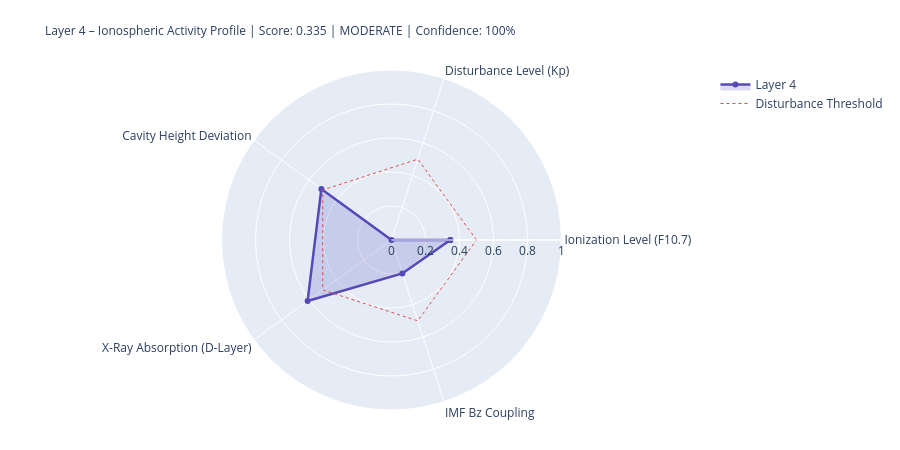

Write notebook code for a chart like this one.
### Markdown cell above
---
## 4. State Assessment & Handoff to Layer 5

### Code cell
# ============================================================
# LAYER-4-SCORE
# ============================================================

COMPONENTS = {
    'Ionization Level (F10.7)':    {'score': ioniz,       'source': 'primary' if f107_now else 'from_layer0', 'dynamic': True},
    'Disturbance Level (Kp)':          {'score': disturb,     'source': 'primary' if kp_now   else 'from_layer0', 'dynamic': True},
    'Cavity Height Deviation':    {'score': h_dev,       'source': 'derived',                                'dynamic': True},
    'X-Ray Absorption (D-Layer)':{'score': xray_ioniz,  'source': 'primary' if xray_now else 'missing',     'dynamic': True},
    'IMF Bz Coupling':             {'score': bz_coupling, 'source': 'primary' if bz_now   else 'from_layer0', 'dynamic': True},
}

available    = {k: v['score'] for k, v in COMPONENTS.items() if v['score'] is not None}
unavailable  = [k for k, v in COMPONENTS.items() if v['score'] is None]
layer4_score = round(sum(available.values()) / len(available), 4) if available else None
confidence   = round(len(available) / len(COMPONENTS), 2)
level = ('unknown' if layer4_score is None
         else 'quiet'   if layer4_score < 0.3
         else 'moderate' if layer4_score < 0.6
         else 'active')
dominant_l4 = max(available, key=available.get) if available else 'none'

# Resonance delta for Schumann SR-1
sr1_ref = schumann_freq(1, 80.0)
sr1_now = schumann_freq(1, h_eff)
sr1_delta_mhz = (sr1_now - sr1_ref) * 1000

# Propagation conditions
prop_cond = ('disturbed'   if kp_val > 4
             else 'unsettled' if kp_val > 2
             else 'normal')
if xray_class in ['X', 'M']:
    prop_cond = 'Radio-Blackout moeglich'

W = 68
print('=' * W)
print('LAYER 4 – IONOSPHERE – STATE ASSESSMENT')
print('=' * W)
for name, comp in COMPONENTS.items():
    s = comp['score']
    if s is not None:
        bar = '█' * int(s * 20) + '░' * (20 - int(s * 20))
        print(f'  {name:<36} {bar}  {s:.3f}  [{comp["source"]}]')
    else:
        print(f'  {name:<36} {"─" * 20}  n/a   [missing]')
print('-' * W)
print(f'  Score:          {layer4_score:.3f}  ({len(available)}/{len(COMPONENTS)} components)')
print(f'  Confidence:     {confidence:.0%}')
print(f'  Level:          {level.upper()}')
print(f'  Dominant:       {dominant_l4}')
print(f'  Cavity height:  {h_eff:.1f} km  (Ref: 80.0 km)')
print(f'  SR-1:           {sr1_now:.3f} Hz  (Δ {sr1_delta_mhz:+.1f} mHz vs. ref)')
print(f'  Propagation:    {prop_cond}')
print(f'  X-Ray:          {xray_class}-class  ({xray_now:.2e} W/m²)' if xray_now else '  X-Ray:          n/a')
print('=' * W)

# Radar
cats   = list(available.keys())
vals_r = list(available.values())
if len(cats) >= 3:
    fig = go.Figure()
    fig.add_trace(go.Scatterpolar(
        r=vals_r + [vals_r[0]], theta=cats + [cats[0]],
        fill='toself', fillcolor='rgba(83,74,183,0.20)',
        line=dict(color='#534AB7', width=2.5), name='Layer 4'
    ))
    fig.add_trace(go.Scatterpolar(
        r=[0.5] * (len(cats)+1), theta=cats + [cats[0]],
        line=dict(color='#E24B4A', dash='dot', width=1),
        mode='lines', name='Disturbance Threshold'
    ))
    fig.update_layout(
        title=dict(
            text=f'Layer 4 – Ionospheric Activity Profile | Score: {layer4_score:.3f} | {level.upper()} | Confidence: {confidence:.0%}',
            font=dict(size=12)
        ),
        polar=dict(radialaxis=dict(visible=True, range=[0, 1])),
        height=450, showlegend=True,
        margin=dict(l=80, r=80, t=70, b=40)
    )
    fig.show()

### Figure 1 — Plotly figure (JSON) as saved in the notebook; plotly's stock layout.template omitted (floating-point values rounded to 4 significant figures)
{"data": [{"fill": "toself", "fillcolor": "rgba(83,74,183,0.20)", "line": {"color": "#534AB7", "width": 2.5}, "name": "Layer 4", "r": [0.346, 0.0, 0.51, 0.61, 0.207, 0.346], "theta": ["Ionization Level (F10.7)", "Disturbance Level (Kp)", "Cavity Height Deviation", "X-Ray Absorption (D-Layer)", "IMF Bz Coupling", "Ionization Level (F10.7)"], "type": "scatterpolar"}, {"line": {"color": "#E24B4A", "dash": "dot", "width": 1}, "mode": "lines", "name": "Disturbance Threshold", "r": [0.5, 0.5, 0.5, 0.5, 0.5, 0.5], "theta": ["Ionization Level (F10.7)", "Disturbance Level (Kp)", "Cavity Height Deviation", "X-Ray Absorption (D-Layer)", "IMF Bz Coupling", "Ionization Level (F10.7)"], "type": "scatterpolar"}], "layout": {"height": 450, "margin": {"b": 40, "l": 80, "r": 80, "t": 70}, "polar": {"radialaxis": {"range": [0, 1], "visible": true}}, "showlegend": true, "title": {"font": {"size": 12}, "text": "Layer 4 – Ionospheric Activity Profile | Score: 0.335 | MODERATE | Confidence: 100%"}}}
